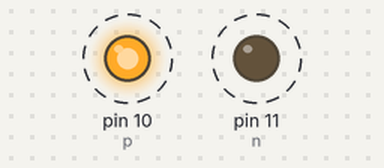
Recording of a sketch running on a simulated Arduino Uno, built with avr-gcc and run on an emulated ATmega328P. Parts: output pins drawn as LEDs (lit = HIGH). Dashed ring = blinking.

Above: at 0.5 s.
Timing chart, 0 to 4.6 s (numbered marks = the images above):
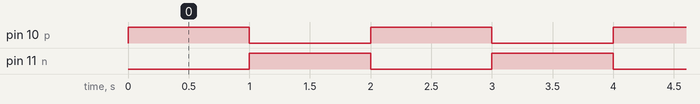

Measured:
- by itself, pin 10 (p), pin 11 (n): alternates HIGH for 1.0 s and LOW for 1.0 s

The sketch:

Motor_Control.ino
```cpp
// C++ code
//Motor Control
int p=10, n=11;
void setup()
{
 pinMode(p,OUTPUT);
 pinMode(n,OUTPUT);
}

void loop()
{
   analogWrite(p,255);
   analogWrite(n,0);
   delay(1000);

   analogWrite(p,0);
   analogWrite(n,255);
   delay(1000);
}
```
